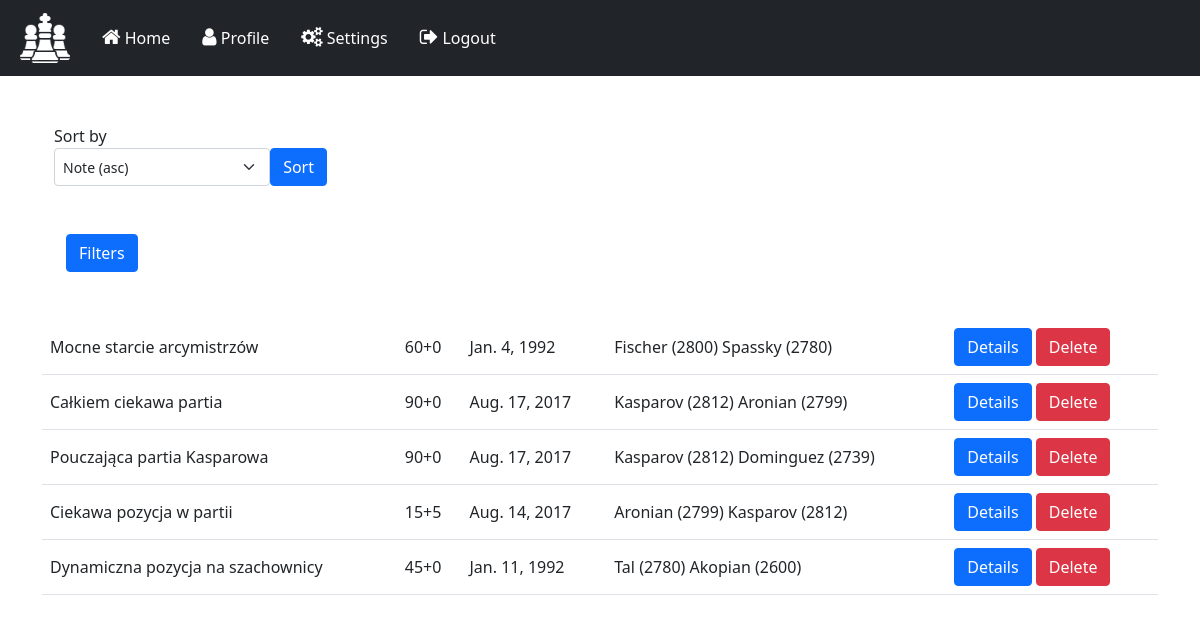
The app's page /game/ (signed in) with its own data.
### archive/models.py (models this page shows, shortened)
class ChessGame(models.Model):
    user = models.ForeignKey(User, on_delete=models.CASCADE, default=0)
    game_time = models.ForeignKey(GameTime, on_delete=models.CASCADE, default=0)
    note = models.TextField()
    game_date = models.DateField()

class GameTime(models.Model):
    game_time = models.IntegerField()
    time_increment = models.IntegerField()

class PlayerDetail(models.Model):
    rate = models.IntegerField()
    color = models.CharField(max_length=6, choices=COLORS, default='white')
    player = models.ForeignKey(ChessPlayer, on_delete=models.CASCADE, default=0)
    game = models.ForeignKey(ChessGame, on_delete=models.CASCADE, default=0)

class ChessPlayer(models.Model):
    name = models.CharField(max_length=255)

### archive/views.py (the view, shortened to what this page needs)
# urls.py: path('game/', GameList.as_view(template_name='list.html'), name='list'),
class GameList(generic.ListView, LoginRequiredMixin):
    model = ChessGame
    def get_queryset(self):
        player_name = self.request.GET.get('player_name', False)
        date_from = self.request.GET.get('date_from', False)
        date_to = self.request.GET.get('date_to', False)
        ranking_from = self.request.GET.get('ranking_from', False)
        ranking_to = self.request.GET.get('ranking_to', False)
        game_time = self.request.GET.get('game_time', False)
        first_move = self.request.GET.get('first_move', False)
        selected_option = self.request.GET.get('sorting_options', False)
        games = super().get_queryset().filter(user=self.request.user)
        if player_name:
            games = games.filter(playerdetail__player__name=player_name)
        if date_from:
            games = games.filter(game_date__gte=date_from)
        if date_to:
            games = games.filter(game_date__lte=date_to)
        if ranking_from:
            games = games.filter(playerdetail__rate__gte=ranking_from)
        if ranking_to:
            games = games.filter(playerdetail__rate__lte=ranking_to)
        if game_time:
            games = games.filter(game_time__game_time=game_time)
        if first_move:
            games = games.filter(movement__move_nr=1, movement__white_move=first_move)
        return games

### archive/templates/list.html (shortened to what this page needs)
{% extends 'layout.html' %}
{% load static %}
{% block content %}
{% if user.is_authenticated %}
<div class="container d-flex justify-content-center flex-column">
  <div class="col-md-3 my-5">
      <label for="sorting_options">Sort by</label>
      <form method="get" action="{% url 'list' %}" class=" d-flex">
        <select id="sorting_options" name="sorting_options" class="form-select form-select-sm mr-3">
          <option value="note" selected>Note (asc)</option>
        </select>
        <button class="btn btn-primary" type="submit">Sort</button>
      </form>
  </div>
  <div class="mb-5 container">
    <button class="btn btn-primary" type="button" data-bs-toggle="collapse" data-bs-target="#filters" aria-expanded="false" aria-controls="collapseExample">
      Filters
    </button>
  </div>
</div>
<table class="table align-middle">
  <tbody>
    {% for game in object_list %}
      <tr>
        <td>{{ game.note }}</td>
        <td>{{ game.game_time.game_time }}+{{ game.game_time.time_increment }}</td>
        <td>{{ game.game_date }}</td>
        <td>
          {% for player_detail in game.playerdetail_set.all %}
            {{ player_detail.player.name }} ({{ player_detail.rate }})
          {% endfor %}
        </td>
        <td>
          <a class="btn btn-primary" href="{% url 'details' pk=game.id %}" role="button">Details</a>
          <a class="btn btn-danger" href="{% url 'delete-game' game.id %}" role="button">Delete</a>
        </td>
      </tr>
    {% endfor %}
  </tbody>
</table>
{% else %}
<div class="container text-center">
    <h2 class="text-center">You are not logged in</h2>
    <a href="{% url 'login' %}">Log In</a>
</div>
{% endif %}
{% endblock %}

### archive/static/archive/style.css (style rules this page uses)
html, body { height: 100%; }

### records on screen
ChessGame: note "Mocne starcie arcymistrzów", game_time.game_time "60", game_time.time_increment "0", game_date "Jan. 4, 1992"
PlayerDetail: player.name "Fischer", rate "2800"
PlayerDetail: player.name "Spassky", rate "2780"
ChessGame: note "Całkiem ciekawa partia", game_time.game_time "90", game_time.time_increment "0", game_date "Aug. 17, 2017"
PlayerDetail: player.name "Kasparov", rate "2812"
PlayerDetail: player.name "Aronian", rate "2799"
ChessGame: note "Pouczająca partia Kasparowa", game_time.game_time "90", game_time.time_increment "0", game_date "Aug. 17, 2017"
PlayerDetail: player.name "Kasparov", rate "2812"
PlayerDetail: player.name "Dominguez", rate "2739"
ChessGame: note "Ciekawa pozycja w partii", game_time.game_time "15", game_time.time_increment "5", game_date "Aug. 14, 2017"
PlayerDetail: player.name "Aronian", rate "2799"
PlayerDetail: player.name "Kasparov", rate "2812"
ChessGame: note "Dynamiczna pozycja na szachownicy", game_time.game_time "45", game_time.time_increment "0", game_date "Jan. 11, 1992"
PlayerDetail: player.name "Tal", rate "2780"
PlayerDetail: player.name "Akopian", rate "2600"
